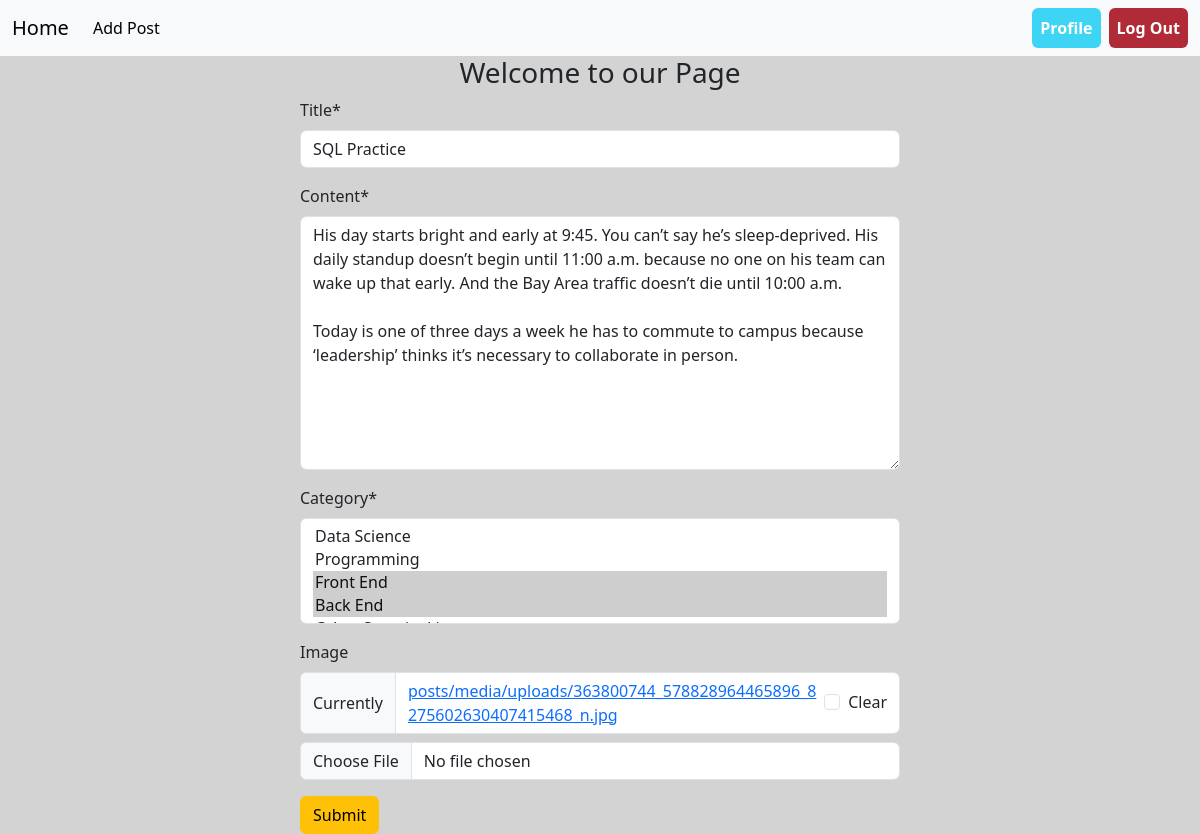
The page /post/edit/6/ (signed in) on the database its author committed.
### posts/models.py (models this page shows, shortened)
class Post(models.Model):
    title=models.CharField(max_length=255)
    content=models.TextField()
    category=models.ManyToManyField(to=Category)
    author=models.ForeignKey(to=User,on_delete=models.CASCADE)
    image=models.ImageField(upload_to='posts/media/uploads/',blank=True,null=True)

### posts/views.py (the view)
# urls.py: path('edit/<int:id>/',views.EditPostView.as_view(),name='edit_post'),
@method_decorator(login_required, name='dispatch')
class EditPostView(UpdateView):
    model=Post
    form_class=PostForm
    template_name='posts/add_post.html'
    pk_url_kwarg='id'
    success_url=reverse_lazy('profile')

### posts/forms.py
class PostForm(forms.ModelForm):
    class Meta:
        model=Post
        exclude=['author']

### categories/models.py (called while the page is built)
    def __str__(self) -> str:
        return self.name

### posts/templates/posts/add_post.html
{% extends "base.html" %} {% load crispy_forms_tags %} {% block content %}
<form action="" method="post" style="height:500px;width:50%;margin:auto" novalidate>
  <h3 class='text-center'>Welcome to our {{type}} Page</h3>
  {% csrf_token %} {{form | crispy}}
  <button class="btn btn-warning" type="submit">Submit</button>
</form>
{% endblock content %}

### rows shown on the page
Post: title "SQL Practice", content "His day starts bright and early at 9:45. You can’t say he’s sleep-deprived. His daily standup doesn’t begin until 11:00 a.m. because no one on his team can wake up that early. And the Bay Area traffic doesn’t die until 10:00 a.m. Today is one of three days a week he has to commute to campus because ‘leadership’ thinks it’s necessary to collaborate in person."
